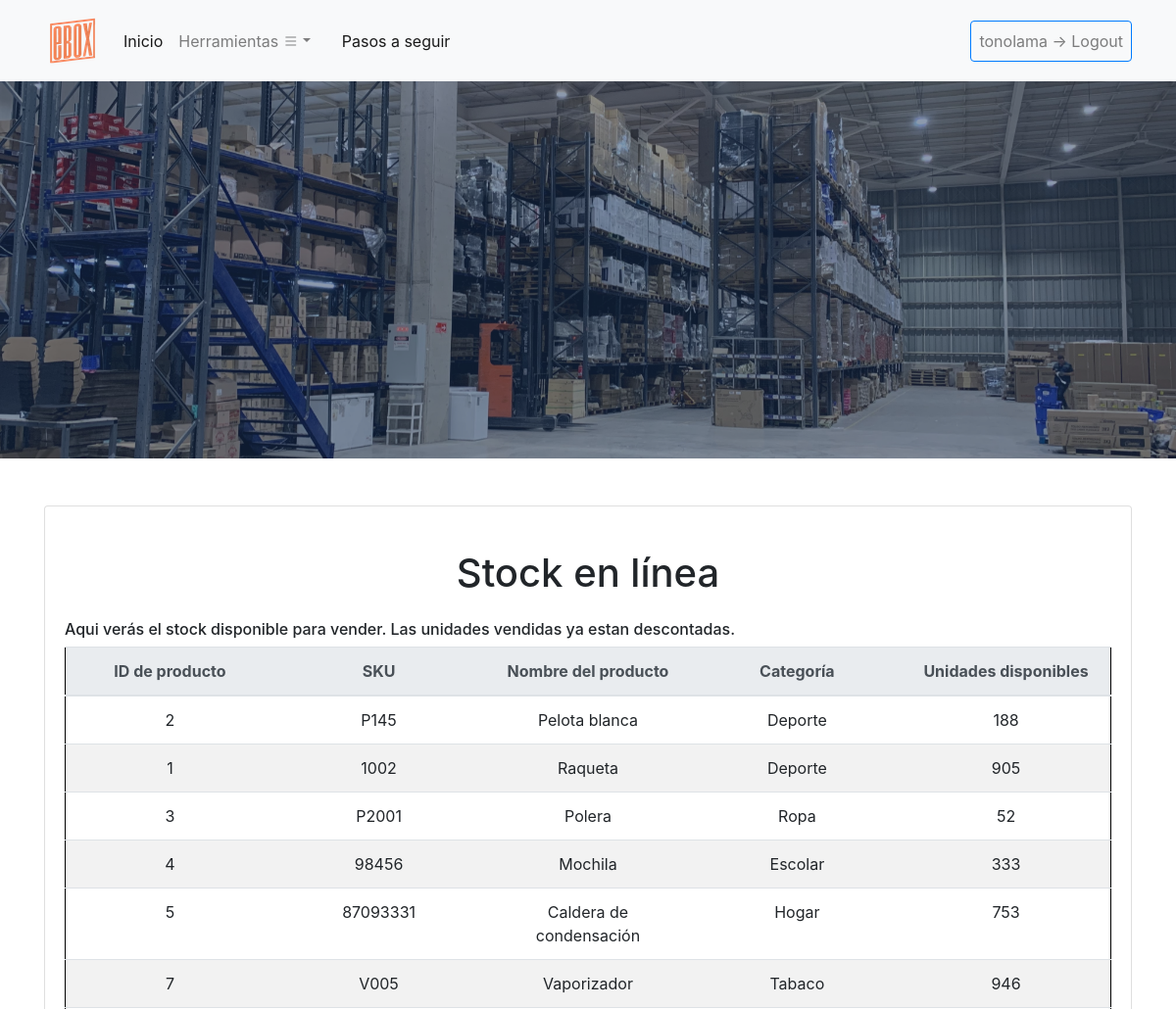
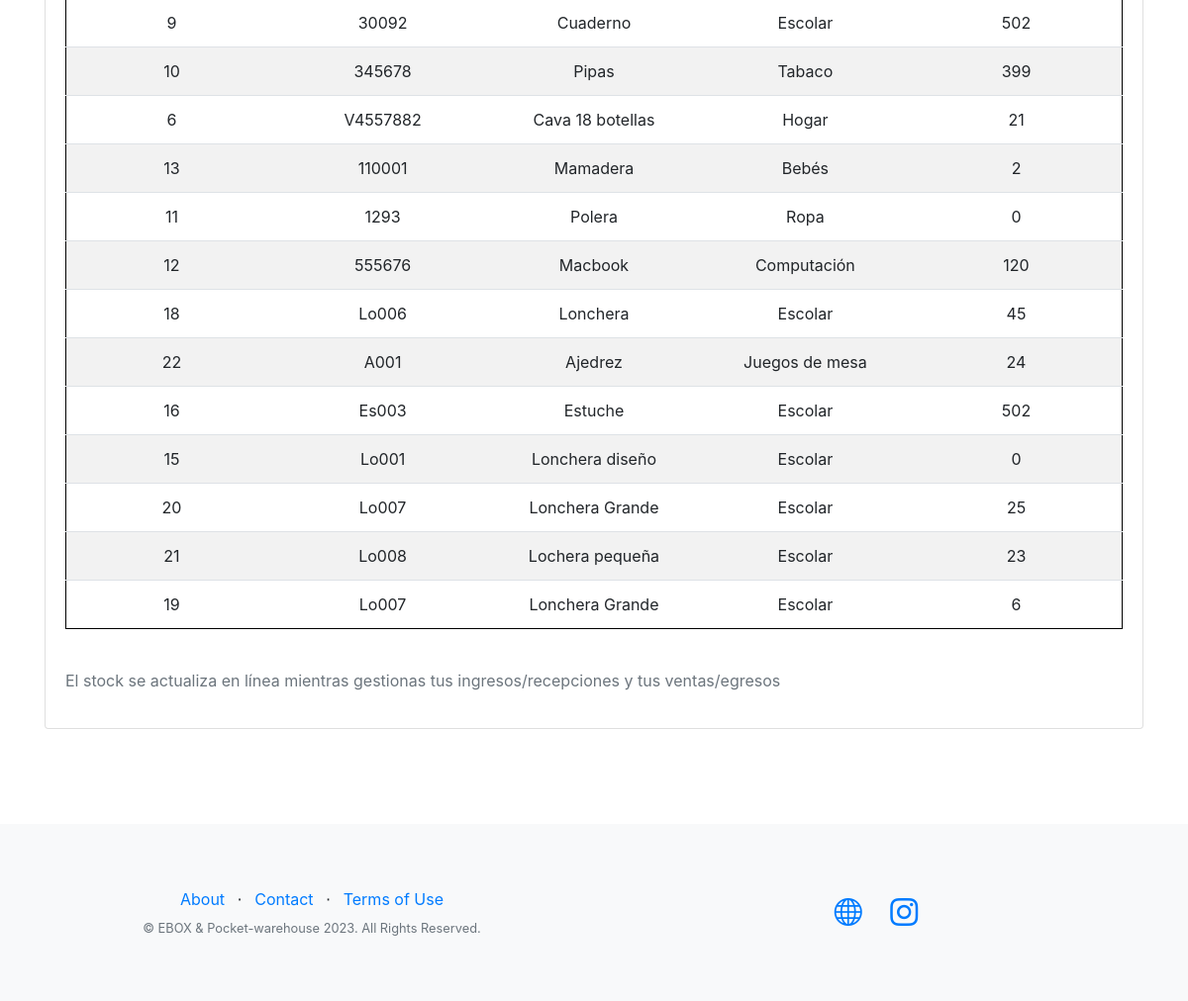
Page /eboxApp/stock_en_linea/ (signed in) on the committed database (2 pictures, top to bottom).
### eboxApp/models.py (models this page shows, shortened)
class Inventario(models.Model):
    sku = models.ForeignKey(Maestra, on_delete=models.CASCADE, null=True)
    tot_unidades = models.IntegerField(null=True)

class Maestra(models.Model):
    nombre_producto = models.CharField(max_length=300)
    numero_sku = models.CharField(max_length=300)
    categoria = models.CharField(max_length=300)

### eboxApp/views.py (the view)
# urls.py: path('stock_en_linea/', views.stock_en_linea, name='stock_en_linea'),
@login_required
def stock_en_linea(request):
    inventarios = Inventario.objects.all()
    return render(request, 'eboxApp/stock_en_linea.html', {'inventarios': inventarios})

### eboxApp/templates/eboxApp/stock_en_linea.html (shortened to what this page needs)
{% extends "eboxApp/base.html" %}
{% load static %}
{% block contenido_que_cambia %}
    <div class="container my-5">
      <div class="card mt-4">
        <div class="card-body">
          <h1 class="text-center my-4">Stock en línea</h1>
          <h6 aling = "justify-content-center">Aqui verás el stock disponible para vender. Las unidades vendidas ya estan descontadas.</h6>
          <div class="row">
            <div class="col">
              <table class="table">
                <thead class="thead-light">
                  <tr class = "table-secondary">
                    <th>ID de producto</th>
                    <th>SKU</th>
                    <th>Nombre del producto</th>
                    <th>Categoría</th>
                    <th>Unidades disponibles</th>
                  </tr>
                </thead>
                <tbody>
                  {% for inventario in inventarios %}
                  <tr>
                    <td>{{ inventario.sku.id }}</td>
                    <td>{{ inventario.sku.numero_sku }}</td>
                    <td>{{ inventario.sku.nombre_producto }}</td>
                    <td>{{ inventario.sku.categoria }}</td>
                    <td>{{ inventario.tot_unidades }}</td>
                  </tr>
                  {% endfor %}
                </tbody>
              </table>
            </div>
          </div>
          <div class="row mt-4">
            <div class="col">
              <p class="text-muted">El stock se actualiza en línea mientras gestionas tus ingresos/recepciones y tus ventas/egresos</p>
            </div>
          </div>
        </div>
      </div>
    </div>
{% endblock %}

### eboxApp/templates/eboxApp/base.html (shortened to what this page needs)
<!DOCTYPE html>
<html lang="es">
    <head>
        {% load static %}
        <link href="https://cdn.jsdelivr.net/npm/bootstrap-icons@1.5.0/font/bootstrap-icons.css" rel="stylesheet" type="text/css" />
        <link href="{% static 'eboxApp/css/styles.css' %}" rel="stylesheet" />
        <link rel="stylesheet" href="https://stackpath.bootstrapcdn.com/bootstrap/4.3.1/css/bootstrap.min.css">
        <link rel="stylesheet" href="https://maxcdn.bootstrapcdn.com/bootstrap/4.0.0/css/bootstrap.min.css">
    </head>
    <body>
        <nav class="navbar navbar-expand-lg navbar-light  bg-light static-top sticky-top">
            <div class="container">
              <a class="navbar-brand" href="{% url 'eboxApp:Index' %}">
                <img src="{% static 'eboxApp/assets/img/logoEbox.png' %}" alt="ebox Logo">
              </a>
              <div class="collapse navbar-collapse" id="navbarNav">
                <ul class="navbar-nav mr-auto">
                  <li class="nav-item active">
                    <a class="nav-link" href="{% url 'eboxApp:Index' %}">Inicio</a>
                  </li>
                <li class="nav-item dropdown">
                    <a class="nav-link dropdown-toggle" href="#" id="navbarDropdown" role="button" data-toggle="dropdown" aria-haspopup="true" aria-expanded="false">Herramientas <i class="bi bi-list"></i></a>
                </li>
                <li class="nav-item active">
                  <a class="nav-link" href="#"></a>
                </li>
                <li class="nav-item active">
                  <a class="nav-link" href="#Comosehace">Pasos a seguir</a>
                </li>
                </ul>
                {% if user.is_authenticated %}
                <ul class="navbar-nav ml-lg-2">
                  <li class="nav-item">
                    <a class="nav-link btn btn-outline-primary" href="{% url 'eboxApp:logout' %}">{{ user.username }} -> Logout</a>
                  </li>
                </ul>
                {% else %}
                <ul class="navbar-nav ml-lg-2">
                  <li class="nav-item">
                    <a class="nav-link btn btn-outline-primary" href="{% url 'eboxApp:Login' %}">Iniciar Sesión</a>
                  </li>
                </ul>
                {% endif %}
              </div>
            </div>
          </nav>
        <header class="masthead">
            <div class="container position-relative">
                <div class="row justify-content-center">
                    <div class="col-xl-6">
                    </div>
                </div>
            </div>
        </header>
        {% block contenido_que_cambia %}
        {% endblock %}
        <br>
        <br>
        <footer class="footer bg-light">
            <div class="container">
                <div class="row">
                    <div class="col-lg-6 h-100 text-center text-lg-start my-auto">
                        <ul class="list-inline mb-2">
                            <li class="list-inline-item"><a href="{% url 'eboxApp:about' %}">About</a></li>
                            <li class="list-inline-item">⋅</li>
                            <li class="list-inline-item"><a href="{% url 'eboxApp:Index' %}#signup">Contact</a></li>
                            <li class="list-inline-item">⋅</li>
                            <li class="list-inline-item"><a href="{% url 'eboxApp:Terms' %}">Terms of Use</a></li>
                        </ul>
                        <p class="text-muted small mb-4 mb-lg-0">&copy; EBOX & Pocket-warehouse 2023. All Rights Reserved.</p>
                    </div>
                    <div class="col-lg-6 h-100 text-center text-lg-end my-auto">
                        <ul class="list-inline mb-0">
                            <li class="list-inline-item me-4">
                                <a href="http://www.ebox3pl.cl"><i class="bi-globe fs-3"></i></a>
                            </li>
                            <li class="list-inline-item">
                                <a href="https://www.instagram.com/eboxfulfillment/" target = "_blank"><i class="bi-instagram fs-3"></i></a>
                            </li>
                        </ul>
                    </div>
                </div>
            </div>
        </footer>
    </body>
</html>

### rows in the picture
Inventario: sku.id "2", sku.numero_sku "P145", sku.nombre_producto "Pelota blanca", sku.categoria "Deporte", tot_unidades "188"
Inventario: sku.id "1", sku.numero_sku "1002", sku.nombre_producto "Raqueta", sku.categoria "Deporte", tot_unidades "905"
Inventario: sku.id "3", sku.numero_sku "P2001", sku.nombre_producto "Polera", sku.categoria "Ropa", tot_unidades "52"
Inventario: sku.id "4", sku.numero_sku "98456", sku.nombre_producto "Mochila", sku.categoria "Escolar", tot_unidades "333"
Inventario: sku.id "5", sku.numero_sku "87093331", sku.nombre_producto "Caldera de condensación", sku.categoria "Hogar", tot_unidades "753"
Inventario: sku.id "7", sku.numero_sku "V005", sku.nombre_producto "Vaporizador", sku.categoria "Tabaco", tot_unidades "946"
Inventario: sku.id "9", sku.numero_sku "30092", sku.nombre_producto "Cuaderno", sku.categoria "Escolar", tot_unidades "502"
Inventario: sku.id "10", sku.numero_sku "345678", sku.nombre_producto "Pipas", sku.categoria "Tabaco", tot_unidades "399"
Inventario: sku.id "6", sku.numero_sku "V4557882", sku.nombre_producto "Cava 18 botellas", sku.categoria "Hogar", tot_unidades "21"
Inventario: sku.id "13", sku.numero_sku "110001", sku.nombre_producto "Mamadera", sku.categoria "Bebés", tot_unidades "2"
Inventario: sku.id "11", sku.numero_sku "1293", sku.nombre_producto "Polera", sku.categoria "Ropa", tot_unidades "0"
Inventario: sku.id "12", sku.numero_sku "555676", sku.nombre_producto "Macbook", sku.categoria "Computación", tot_unidades "120"
Inventario: sku.id "18", sku.numero_sku "Lo006", sku.nombre_producto "Lonchera", sku.categoria "Escolar", tot_unidades "45"
Inventario: sku.id "22", sku.numero_sku "A001", sku.nombre_producto "Ajedrez", sku.categoria "Juegos de mesa", tot_unidades "24"
Inventario: sku.id "16", sku.numero_sku "Es003", sku.nombre_producto "Estuche", sku.categoria "Escolar", tot_unidades "502"
Inventario: sku.id "15", sku.numero_sku "Lo001", sku.nombre_producto "Lonchera diseño", sku.categoria "Escolar", tot_unidades "0"
Inventario: sku.id "20", sku.numero_sku "Lo007", sku.nombre_producto "Lonchera Grande", sku.categoria "Escolar", tot_unidades "25"
Inventario: sku.id "21", sku.numero_sku "Lo008", sku.nombre_producto "Lochera pequeña", sku.categoria "Escolar", tot_unidades "23"
Inventario: sku.id "19", sku.numero_sku "Lo007", sku.nombre_producto "Lonchera Grande", sku.categoria "Escolar", tot_unidades "6"

### other values in the picture
{{ user.username }} "tonolama"
